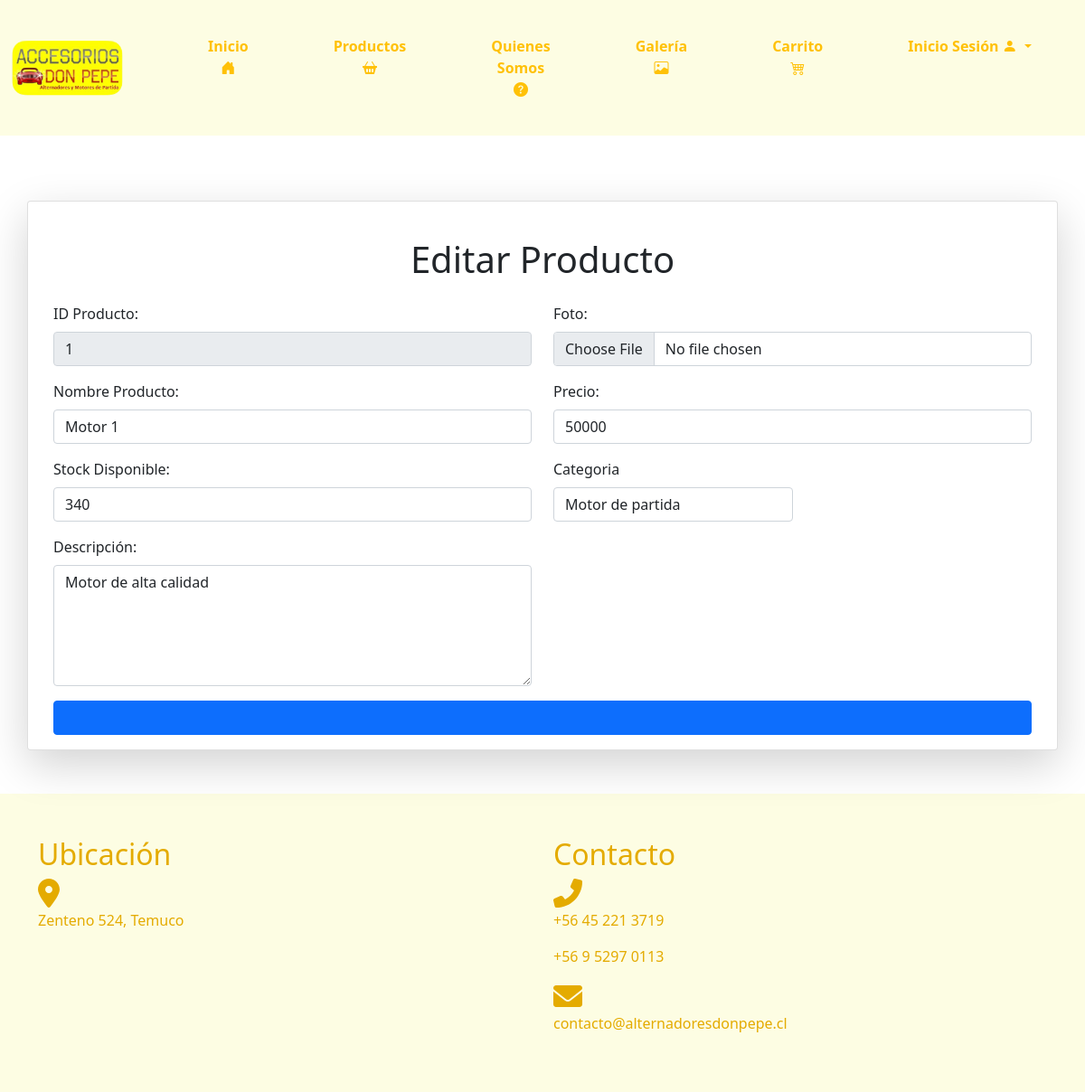
/editarproducto/1/, run on an earlier commit of the app's database.
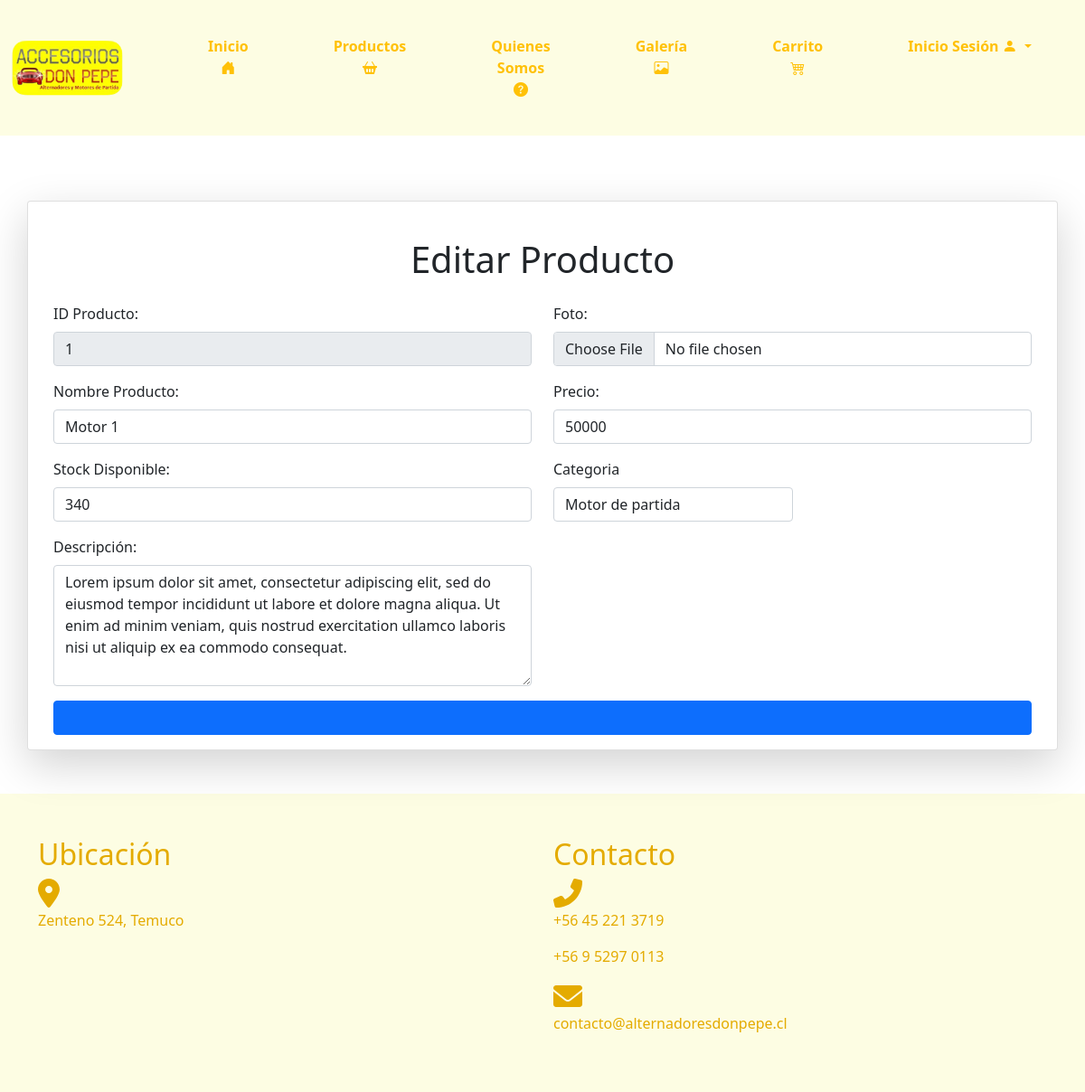
And on a later commit of the database.
### core/models.py (models this page shows, shortened)
class Producto(models.Model):
    codProducto = models.IntegerField(primary_key=True)
    nombreP = models.CharField(max_length=100)
    stock = models.IntegerField()
    descipcion = models.CharField(max_length=500)
    foto = models.ImageField(upload_to="productos")  # Directorio de destino para las imágenes de los productos
    precio = models.IntegerField()
    categoria = models.ForeignKey(Categoria, on_delete=models.CASCADE)

### core/views.py (the view)
# urls.py: path('editarproducto/<id_producto>/', editarproducto, name="editarproducto"),
def editarproducto(request, id_producto):
    producto = Producto.objects.get(codProducto = id_producto)
    listaCategoria = Categoria.objects.all()
    contexto = {
        "producto" : producto,
        "listacategoria" : listaCategoria
    }
    return render(request, 'core/editarproducto.html', contexto)

### core/templatetags/custom_filters.py (called while the page is built)
@register.filter
def format_clp(value):
    try:
        return "${:,.0f}".format(value)
    except (ValueError, TypeError):
        return value

### core/templates/core/editarproducto.html (shortened to what the changed rows need)
{% load static %}
{% load custom_filters %}
<!DOCTYPE html>
<html lang="en">
<head>
    <link href="https://cdn.jsdelivr.net/npm/bootstrap@5.0.2/dist/css/bootstrap.min.css" rel="stylesheet"
>
    <link href="https://cdnjs.cloudflare.com/ajax/libs/font-awesome/6.0.0-beta3/css/all.min.css" rel="stylesheet">
    <link type="text/css" rel="stylesheet" href="{% static 'css/inicio.css' %}">
    <link href="https://cdn.jsdelivr.net/npm/bootstrap-icons/font/bootstrap-icons.css" rel="stylesheet">
</head>
<body>
    <br>
    <div class="container my-5">
        <div class="row">
            <div class="card shadow-lg">
                <div class="card-body">
                    <br>
                    <h1 class="text-center mb-4">Editar Producto</h1>
                    <form action="{% url 'actualizaproducto' %}" id="ingresarForm" method="POST" enctype="multipart/form-data">
                        <div class="row">
                            <div class="col-md-6">
                                <div class="mb-3">
                                    <label for="id" class="form-label">ID Producto:</label>
                                    <input value="{{producto.codProducto}}" type="text" class="form-control" id="id" name="id" readonly>
                                </div>
                                <div class="mb-3">
                                    <label for="nombre" class="form-label">Nombre Producto:</label>
                                    <input value="{{producto.nombreP}}" type="text" class="form-control" id="nombre" name="nombre" required>
                                </div>
                                <div class="mb-3">
                                    <label for="stock" class="form-label">Stock Disponible:</label>
                                    <input value="{{producto.stock}}" type="number" class="form-control" id="stock" name="stock" required>
                                </div>
                                <div class="mb-3">
                                    <label for="descripcion" class="form-label">Descripción:</label>
                                    <textarea class="form-control" id="descripcion" name="descripcion" cols="30" rows="5">{{producto.descipcion}}</textarea required>
                                </div>
                            </div>
                            <div class="col-md-6">
                                <div class="mb-3">
                                    <label for="imagen" class="form-label">Foto:</label>
                                    <input value="{{producto.foto.url}}" type="file" class="form-control" id="imagen" name="imagen">
                                </div>
                                <div class="mb-3">
                                    <label for="precio" class="form-label">Precio:</label>
                                    <input value="{{ producto.precio}}" type="number" class="form-control" id="precio" name="precio" required>
                                </div>
                            </div>
                        </div>
                    </form>
                </div>
            </div>
        </div>
    </div>
   <div class="container-fluid py-5" style="background-color: #fdfde3; color: #e4ab00;">
    <div class="container">
        <div class="row">
            <div class="col-md-6">
                <h2>Ubicación</h2>
            </div>
            <div class="col-md-6">
                <h2>Contacto</h2>
            </div>
        </div>
    </div>
</body>
</html>

What changed in the data, as far as the page shows it:
changed Producto "Motor 1": descripcion "Motor de alta calidad" → "Lorem ipsum dolor sit amet, consectetur adipiscing elit, sed do eiusmod tempor incididunt ut labore et dolore magna aliqua. Ut enim ad minim veniam, quis nostrud exercitation ullamco laboris nisi ut aliquip ex ea commodo consequat."
